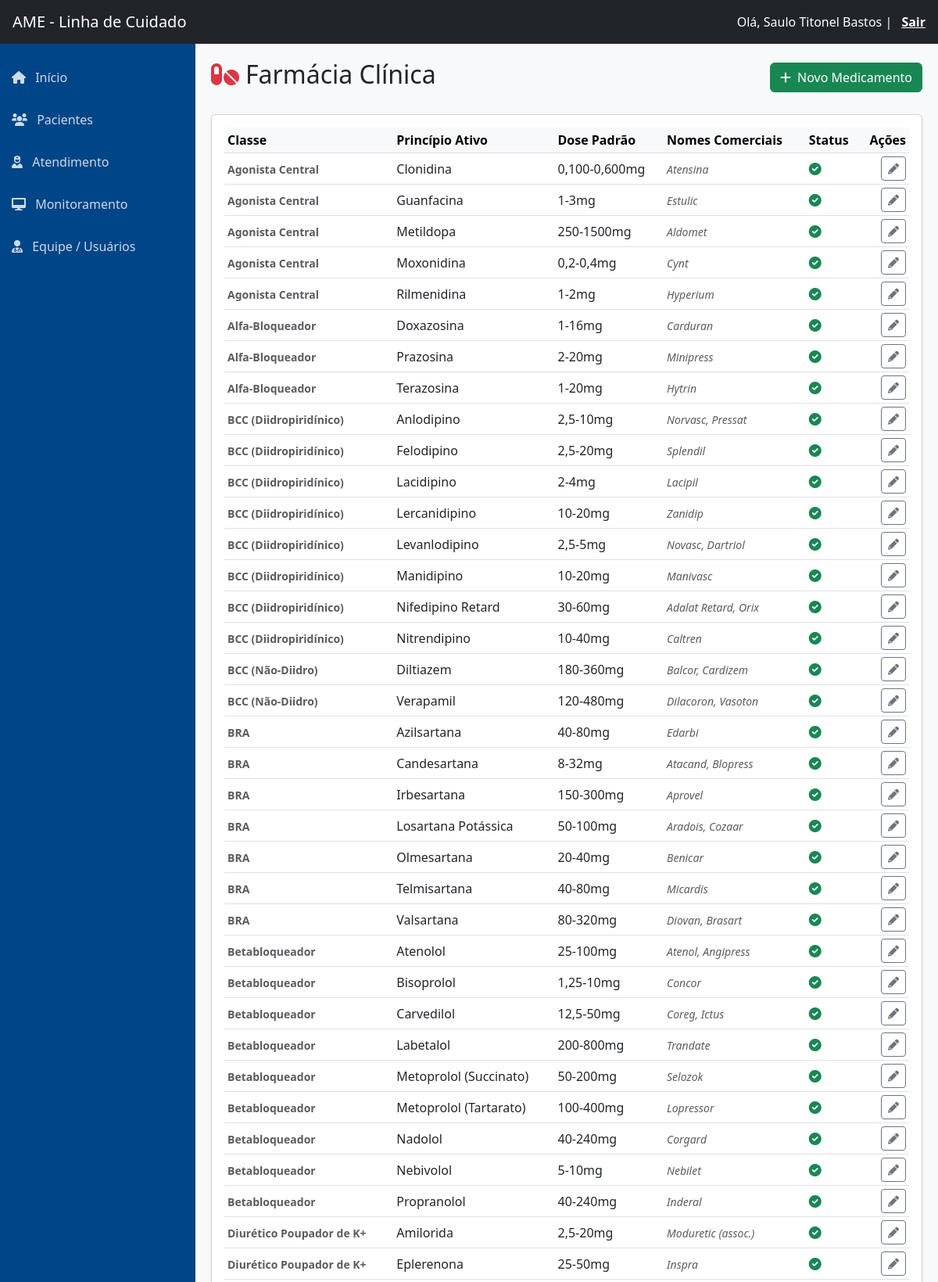
Screenshot of /medicamentos/ (signed in, upper part) with the database file from the repository.
### core/models.py (models this page shows, shortened)
class Usuario(AbstractUser):
    mudar_senha = models.BooleanField(default=False, verbose_name="Forçar Troca de Senha")
    email_verificado = models.BooleanField(default=False, verbose_name="Email Verificado")
    TIPO_PROFISSIONAL_CHOICES = [
        ('MED', 'Médico'),
        ('ENF', 'Enfermeiro'),
        ('NUT', 'Nutricionista'),
        ('FAR', 'Farmacêutico'),
    ]
    TIPO_REGISTRO_CHOICES = [
        ('CRM', 'CRM'),
        ('COREN', 'COREN'),
        ('CRN', 'CRN'),
        ('CRF', 'CRF'),
    ]
    tipo_profissional = models.CharField(
        max_length=3,
        choices=TIPO_PROFISSIONAL_CHOICES,
        null=True,
        blank=True,
        verbose_name="Tipo Profissional"
    )
    tipo_registro = models.CharField(
        max_length=10,
        choices=TIPO_REGISTRO_CHOICES,
        null=True,
        blank=True,
        verbose_name="Conselho (Ex: CRM)"
    )
    registro_profissional = models.CharField(
        max_length=20,
        null=True,
        blank=True,
        verbose_name="Número do Conselho"
    )
    drt = models.CharField(
        max_length=20,
        null=True,
        blank=True,
        verbose_name="DRT / Matrícula"
    )

class Medicamento(models.Model):
    classe = models.CharField(max_length=100)
    principio_ativo = models.CharField(max_length=100, unique=True)
    dose_padrao = models.CharField(max_length=50)
    nomes_comerciais = models.CharField(max_length=255, blank=True)
    ativo = models.BooleanField(default=True)
    class Meta:
        ordering = ['classe', 'principio_ativo']

### core/views.py (the view)
# urls.py: path('medicamentos/', views.gestao_medicamentos, name='gestao_medicamentos'),
@login_required
def gestao_medicamentos(request):
    medicamentos = Medicamento.objects.all().order_by('classe', 'principio_ativo')
    classes_disponiveis = Medicamento.objects.values_list('classe', flat=True).distinct().order_by('classe')
    return render(request, 'gestao_medicamentos.html', {
        'medicamentos': medicamentos,
        'classes_disponiveis': classes_disponiveis  # Enviamos essa lista para o HTML
    })

### core/templates/gestao_medicamentos.html (shortened to what this page needs)
{% extends 'base.html' %}
{% block content %}
<div class="d-flex justify-content-between align-items-center mb-4">
    <h2><i class="fas fa-pills text-danger me-2"></i>Farmácia Clínica</h2>
    <button class="btn btn-success" onclick="abrirModalNovo()">
        <i class="fas fa-plus me-2"></i>Novo Medicamento
    </button>
</div>
<div class="card shadow-sm">
    <div class="card-body table-responsive">
        <table class="table table-sm table-hover align-middle">
            <thead class="table-light">
                <tr>
                    <th>Classe</th>
                    <th>Princípio Ativo</th>
                    <th>Dose Padrão</th>
                    <th>Nomes Comerciais</th>
                    <th>Status</th>
                    <th class="text-end">Ações</th>
                </tr>
            </thead>
            <tbody>
                {% for m in medicamentos %}
                <tr>
                    <td><small class="fw-bold text-muted">{{ m.classe }}</small></td>
                    <td>{{ m.principio_ativo }}</td>
                    <td>{{ m.dose_padrao }}</td>
                    <td><small class="text-muted fst-italic">{{ m.nomes_comerciais }}</small></td>
                    <td>
                        {% if m.ativo %}
                            <i class="fas fa-check-circle text-success" title="Ativo"></i>
                        {% else %}
                            <i class="fas fa-times-circle text-danger" title="Inativo"></i>
                        {% endif %}
                    </td>
                    <td class="text-end">
                        <button class="btn btn-sm btn-outline-secondary"
                                onclick="editarMedicamento('{{ m.id }}', '{{ m.classe }}', '{{ m.principio_ativo }}', '{{ m.dose_padrao }}', '{{ m.nomes_comerciais }}', '{{ m.ativo }}')">
                            <i class="fas fa-pencil-alt"></i>
                        </button>
                    </td>
                </tr>
                {% endfor %}
            </tbody>
        </table>
    </div>
</div>
{% endblock %}

### core/templates/base.html (shortened to what this page needs)
{% load static %}
<!DOCTYPE html>
<html lang="pt-br">
<head>
    <link href="https://cdn.jsdelivr.net/npm/bootstrap@5.3.0/dist/css/bootstrap.min.css" rel="stylesheet">
    <link href="https://cdnjs.cloudflare.com/ajax/libs/font-awesome/6.0.0/css/all.min.css" rel="stylesheet">
</head>
<body>
    <nav class="navbar navbar-dark bg-dark px-3">
        <a class="navbar-brand" href="#">AME - Linha de Cuidado</a>
        <div class="text-white">
            Olá, {{ user.get_full_name|default:user.username }} |
            <a href="{% url 'logout' %}" class="text-white fw-bold ms-2" style="text-decoration: underline;">Sair</a>
        </div>
    </nav>
    <div class="wrapper">
        <nav class="sidebar">
            <ul class="list-unstyled mt-3">
                <li>
                    <a href="{% url 'index' %}">
                        <i class="fas fa-home me-2"></i> Início
                    </a>
                </li>
                <li>
                    <a href="{% url 'gestao_pacientes' %}">
                        <i class="fas fa-users me-2"></i> Pacientes
                    </a>
                </li>
                <li>
                    <a href="{% url 'atendimento_hub' %}">
                        <i class="fas fa-user-nurse me-2"></i> Atendimento
                    </a>
                </li>
                <li>
                    <a href="{% url 'monitoramento_busca' %}">
                        <i class="fas fa-desktop me-2"></i> Monitoramento
                    </a>
                </li>
                <li>
                    <a href="{% url 'gestao_usuarios' %}">
                        <i class="fas fa-user-md me-2"></i> Equipe / Usuários
                    </a>
                </li>
            </ul>
        </nav>
        <main class="content">
            {% block content %}
            {% endblock %}
        </main>
    </div>
</body>
</html>

### core/templates/base.html (style rules this page uses)
body { min-height: 100vh; display: flex; flex-direction: column; }
.wrapper { display: flex; flex: 1; }
.sidebar { min-width: 250px; background-color: #004587; color: white; min-height: 100vh; }
.sidebar a { color: rgba(255,255,255,0.8); text-decoration: none; padding: 15px; display: block; }
.content { flex: 1; padding: 20px; background-color: #f8f9fa; }

### rows the page displays
Usuario: get_full_name "Saulo Titonel Bastos"
Medicamento: classe "Agonista Central", principio_ativo "Clonidina", dose_padrao "0,100-0,600mg", nomes_comerciais "Atensina", ativo True (drawn)
Medicamento: classe "Agonista Central", principio_ativo "Guanfacina", dose_padrao "1-3mg", nomes_comerciais "Estulic", ativo True (drawn)
Medicamento: classe "Agonista Central", principio_ativo "Metildopa", dose_padrao "250-1500mg", nomes_comerciais "Aldomet", ativo True (drawn)
Medicamento: classe "Agonista Central", principio_ativo "Moxonidina", dose_padrao "0,2-0,4mg", nomes_comerciais "Cynt", ativo True (drawn)
Medicamento: classe "Agonista Central", principio_ativo "Rilmenidina", dose_padrao "1-2mg", nomes_comerciais "Hyperium", ativo True (drawn)
Medicamento: classe "Alfa-Bloqueador", principio_ativo "Doxazosina", dose_padrao "1-16mg", nomes_comerciais "Carduran", ativo True (drawn)
Medicamento: classe "Alfa-Bloqueador", principio_ativo "Prazosina", dose_padrao "2-20mg", nomes_comerciais "Minipress", ativo True (drawn)
Medicamento: classe "Alfa-Bloqueador", principio_ativo "Terazosina", dose_padrao "1-20mg", nomes_comerciais "Hytrin", ativo True (drawn)
Medicamento: classe "BCC (Diidropiridínico)", principio_ativo "Anlodipino", dose_padrao "2,5-10mg", nomes_comerciais "Norvasc, Pressat", ativo True (drawn)
Medicamento: classe "BCC (Diidropiridínico)", principio_ativo "Felodipino", dose_padrao "2,5-20mg", nomes_comerciais "Splendil", ativo True (drawn)
Medicamento: classe "BCC (Diidropiridínico)", principio_ativo "Lacidipino", dose_padrao "2-4mg", nomes_comerciais "Lacipil", ativo True (drawn)
Medicamento: classe "BCC (Diidropiridínico)", principio_ativo "Lercanidipino", dose_padrao "10-20mg", nomes_comerciais "Zanidip", ativo True (drawn)
Medicamento: classe "BCC (Diidropiridínico)", principio_ativo "Levanlodipino", dose_padrao "2,5-5mg", nomes_comerciais "Novasc, Dartriol", ativo True (drawn)
Medicamento: classe "BCC (Diidropiridínico)", principio_ativo "Manidipino", dose_padrao "10-20mg", nomes_comerciais "Manivasc", ativo True (drawn)
Medicamento: classe "BCC (Diidropiridínico)", principio_ativo "Nifedipino Retard", dose_padrao "30-60mg", nomes_comerciais "Adalat Retard, Orix", ativo True (drawn)
Medicamento: classe "BCC (Diidropiridínico)", principio_ativo "Nitrendipino", dose_padrao "10-40mg", nomes_comerciais "Caltren", ativo True (drawn)
Medicamento: classe "BCC (Não-Diidro)", principio_ativo "Diltiazem", dose_padrao "180-360mg", nomes_comerciais "Balcor, Cardizem", ativo True (drawn)
Medicamento: classe "BCC (Não-Diidro)", principio_ativo "Verapamil", dose_padrao "120-480mg", nomes_comerciais "Dilacoron, Vasoton", ativo True (drawn)
Medicamento: classe "BRA", principio_ativo "Azilsartana", dose_padrao "40-80mg", nomes_comerciais "Edarbi", ativo True (drawn)
Medicamento: classe "BRA", principio_ativo "Candesartana", dose_padrao "8-32mg", nomes_comerciais "Atacand, Blopress", ativo True (drawn)
Medicamento: classe "BRA", principio_ativo "Irbesartana", dose_padrao "150-300mg", nomes_comerciais "Aprovel", ativo True (drawn)
Medicamento: classe "BRA", principio_ativo "Losartana Potássica", dose_padrao "50-100mg", nomes_comerciais "Aradois, Cozaar", ativo True (drawn)
Medicamento: classe "BRA", principio_ativo "Olmesartana", dose_padrao "20-40mg", nomes_comerciais "Benicar", ativo True (drawn)
Medicamento: classe "BRA", principio_ativo "Telmisartana", dose_padrao "40-80mg", nomes_comerciais "Micardis", ativo True (drawn)
Medicamento: classe "BRA", principio_ativo "Valsartana", dose_padrao "80-320mg", nomes_comerciais "Diovan, Brasart", ativo True (drawn)
Medicamento: classe "Betabloqueador", principio_ativo "Atenolol", dose_padrao "25-100mg", nomes_comerciais "Atenol, Angipress", ativo True (drawn)
Medicamento: classe "Betabloqueador", principio_ativo "Bisoprolol", dose_padrao "1,25-10mg", nomes_comerciais "Concor", ativo True (drawn)
Medicamento: classe "Betabloqueador", principio_ativo "Carvedilol", dose_padrao "12,5-50mg", nomes_comerciais "Coreg, Ictus", ativo True (drawn)
Medicamento: classe "Betabloqueador", principio_ativo "Labetalol", dose_padrao "200-800mg", nomes_comerciais "Trandate", ativo True (drawn)
Medicamento: classe "Betabloqueador", principio_ativo "Metoprolol (Succinato)", dose_padrao "50-200mg", nomes_comerciais "Selozok", ativo True (drawn)
Medicamento: classe "Betabloqueador", principio_ativo "Metoprolol (Tartarato)", dose_padrao "100-400mg", nomes_comerciais "Lopressor", ativo True (drawn)
Medicamento: classe "Betabloqueador", principio_ativo "Nadolol", dose_padrao "40-240mg", nomes_comerciais "Corgard", ativo True (drawn)
Medicamento: classe "Betabloqueador", principio_ativo "Nebivolol", dose_padrao "5-10mg", nomes_comerciais "Nebilet", ativo True (drawn)
Medicamento: classe "Betabloqueador", principio_ativo "Propranolol", dose_padrao "40-240mg", nomes_comerciais "Inderal", ativo True (drawn)
Medicamento: classe "Diurético Poupador de K+", principio_ativo "Amilorida", dose_padrao "2,5-20mg", nomes_comerciais "Moduretic (assoc.)", ativo True (drawn)
Medicamento: classe "Diurético Poupador de K+", principio_ativo "Eplerenona", dose_padrao "25-50mg", nomes_comerciais "Inspra", ativo True (drawn)
